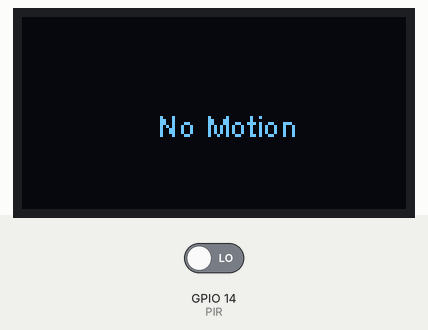
Simulated run of this sketch. Board: ESP8266 (NodeMCU). Shown: 128×64 one-colour display. The inputs (shaded band) are chosen by the test bench; at power-on: GPIO 14 (PIR) LOW.

Above: at 1.8 s.
1.9 s: GPIO 14 (PIR) driven HIGH
At 2.8 s:
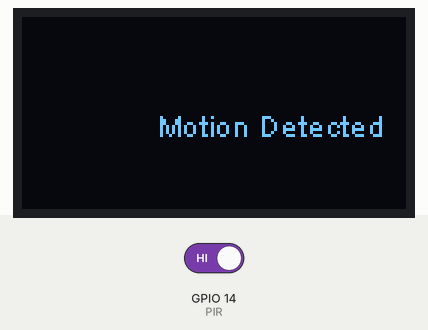
3.5 s: GPIO 14 (PIR) driven LOW
At 4.3 s:
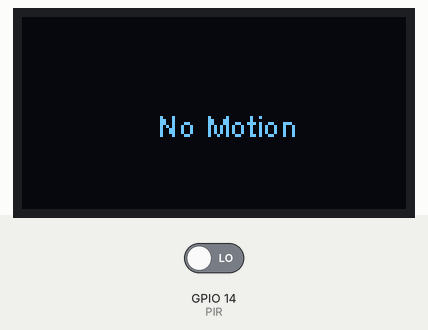
Timing chart, 0 to 6.5 s (numbered marks = the images above; inputs shaded):
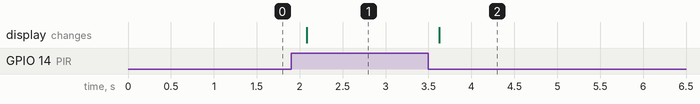

Measured:
- after the input at 1.9 s, the display: changes after 0.18 s (image 1)
- after the input at 3.5 s, the display: changes after 0.13 s (image 2)

The sketch:

app.ino
```cpp
#include <Wire.h>
#include "SSD1306.h"
#define PIR 14

SSD1306 display(0x3c, 4, 5); //define Instance for  OLED1306 Library

void setup()
{
  pinMode(PIR, INPUT);
  display.init();
  display.flipScreenVertically();
}

void loop()
{
  display.clear();

  getPIR(); //read motion data
}

void getPIR()
{
  if (digitalRead(14) == HIGH) //Read Motion sensor
  {
    draw(true);
  }
  else
  {
    draw(false);
  }

  delay(500);
}

void draw(bool isDetect)
{
  display.clear();

  if (isDetect)
  {
    display.setFont(ArialMT_Plain_10);
    display.drawString(45, 30, "Motion Detected");
  }
  else
  {
    display.setFont(ArialMT_Plain_10);
    display.drawString(45, 30, "No Motion");
  }

  display.display();
}
```
